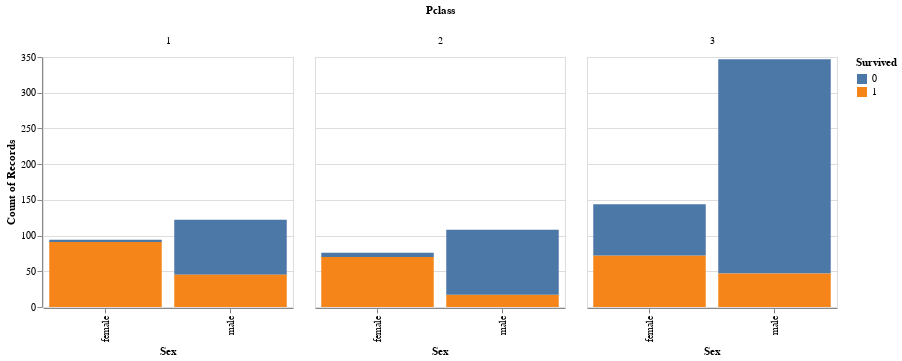

Notebook source saved alongside this figure:
### Code cell
#if female in  Pclass 1 or 2 - very high likelihood of survival ; males low likelihood

#Pclass 3 - 50/50 female survival; male extremely unlikely

bars = alt.Chart(raw_df).mark_bar().encode(
    alt.X('Sex:N'),
    alt.Y('count(Survived)'),
    color = 'Survived:N',
    ).properties(
    width=250,
    height=250
)
    
# add a layer to group bars with respect to countries
alt.layer(bars).facet(
    column='Pclass'
)

### Figure 1 — Vega-Lite specification as saved in the notebook (floating-point values rounded to 4 significant figures; data arrays with more than 128 entries replaced by an {"elided": "..."} marker saying what was removed)
{"config": {"view": {"continuousWidth": 400, "continuousHeight": 300}}, "data": {"name": "data-cf7a79bd2a3c0217c609d2c7798b959a"}, "facet": {"column": {"field": "Pclass", "type": "quantitative"}}, "spec": {"layer": [{"mark": "bar", "encoding": {"color": {"field": "Survived", "type": "nominal"}, "x": {"field": "Sex", "type": "nominal"}, "y": {"aggregate": "count", "field": "Survived", "type": "nominal"}}, "height": 250, "width": 250}]}, "$schema": "https://vega.github.io/schema/vega-lite/v4.17.0.json", "datasets": {"data-cf7a79bd2a3c0217c609d2c7798b959a": {"elided": "891 records"}}}
